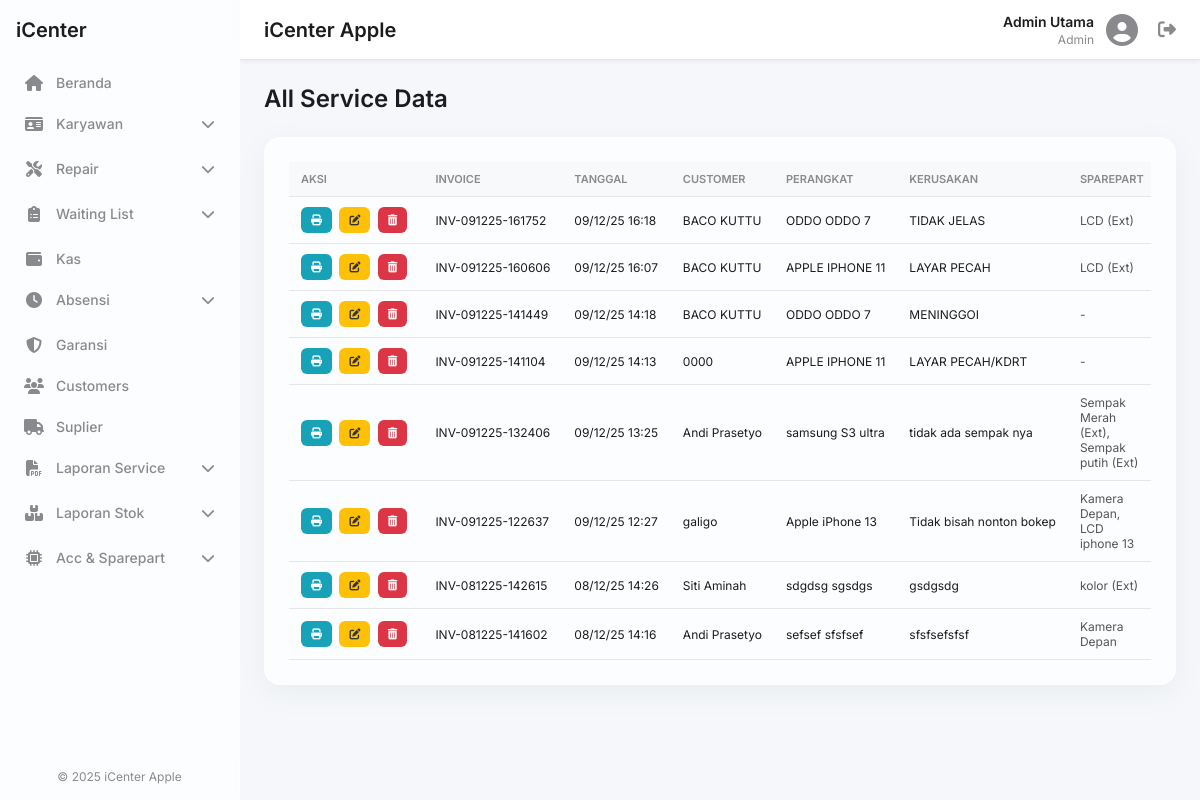
The app's page /all_data_service.php (signed in) with its own data.
### tables this page shows
CREATE TABLE `service` (
  `invoice` varchar(50) NOT NULL,
  `tanggal` datetime DEFAULT current_timestamp(),
  `kasir_id` int(11) DEFAULT NULL,
  `merek_hp` varchar(100) DEFAULT NULL,
  `tipe_hp` varchar(100) DEFAULT NULL,
  `imei_sn` varchar(100) DEFAULT NULL,
  `kerusakan` text DEFAULT NULL,
  `kelengkapan` text DEFAULT NULL,
  `teknisi_id` int(11) DEFAULT NULL,
  `customer_id` int(11) DEFAULT NULL,
  `garansi` enum('ya','tidak') DEFAULT 'tidak',
  `keterangan` text DEFAULT NULL,
  `durasi_garansi` varchar(50) DEFAULT NULL,
  `sub_total` decimal(12,2) DEFAULT 0.00,
  `voucher_id` int(11) DEFAULT NULL,
  `uang_muka` decimal(12,2) DEFAULT 0.00,
  `metode_pembayaran` enum('cash','credit') DEFAULT 'cash',
  `status_pembayaran` varchar(20) DEFAULT 'Belum Lunas',
  `status_service` varchar(50) DEFAULT 'Antrian',
  `total_bayar` decimal(12,2) DEFAULT 0.00
);

CREATE TABLE `customers` (
  `id` int(11) NOT NULL,
  `nama` varchar(100) NOT NULL,
  `alamat` text DEFAULT NULL,
  `kontak` varchar(20) NOT NULL,
  `created_at` timestamp NULL DEFAULT current_timestamp()
);

### all_data_service.php (the view, shortened to what this page needs)
<?php
require_once 'includes/header.php';
$service_data = [];
$sql = "SELECT
            s.*,
            c.nama as nama_customer,
            k.nama as nama_teknisi,
            u.nama as nama_kasir
        FROM service s
        LEFT JOIN customers c ON s.customer_id = c.id
        LEFT JOIN karyawan k ON s.teknisi_id = k.id
        LEFT JOIN users u ON s.kasir_id = u.id
        ORDER BY s.tanggal DESC";
$result = $conn->query($sql);
if ($result) {
    while ($row = $result->fetch_assoc()) {
        $invoice = $row['invoice'];
        $parts_summary = [];
        $sql_int = "SELECT ms.nama FROM sparepart_keluar sk JOIN master_sparepart ms ON sk.code_sparepart = ms.code_sparepart WHERE sk.invoice_service = '$invoice'";
        $res_int = $conn->query($sql_int);
        while($p = $res_int->fetch_assoc()) $parts_summary[] = $p['nama'];
        $sql_ext = "SELECT nama_sparepart FROM pembelian_sparepart_luar WHERE invoice_service = '$invoice'";
        $res_ext = $conn->query($sql_ext);
        while($p = $res_ext->fetch_assoc()) $parts_summary[] = $p['nama_sparepart'] . " (Ext)";
        $row['parts_desc'] = !empty($parts_summary) ? implode(", ", $parts_summary) : "-";
        $service_data[] = $row;
    }
}
?>
<h1 class="page-title">All Service Data</h1>
<div class="glass-effect data-table-container">
    <div class="table-wrapper">
        <table class="data-table">
            <thead>
                <tr>
                    <th style="width: 120px;">Aksi</th>
                    <th>Invoice</th>
                    <th>Tanggal</th>
                    <th>Customer</th>
                    <th>Perangkat</th>
                    <th>Kerusakan</th>
                    <th>Sparepart</th>
                </tr>
            </thead>
            <tbody>
                <?php if (empty($service_data)): ?>
                    <tr><td colspan="10" align="center">Belum ada data.</td></tr>
                <?php else: ?>
                    <?php foreach ($service_data as $data): ?>
                    <tr>
                        <td>
                            <button class="btn-action btn-view" onclick="showNota('<?php echo $data['invoice']; ?>')" title="Lihat Nota"><i class="fas fa-print"></i></button>
                            <button class="btn-action btn-edit" onclick="editService('<?php echo $data['invoice']; ?>')" title="Edit Data"><i class="fas fa-edit"></i></button>
                            <button class="btn-action btn-delete" onclick="deleteService('<?php echo $data['invoice']; ?>')" title="Hapus"><i class="fas fa-trash-alt"></i></button>
                        </td>
                        <td><?php echo $data['invoice']; ?></td>
                        <td><?php echo date('d/m/y H:i', strtotime($data['tanggal'])); ?></td>
                        <td><?php echo htmlspecialchars($data['nama_customer'] ?? '-'); ?></td>
                        <td><?php echo htmlspecialchars($data['merek_hp'] . ' ' . $data['tipe_hp']); ?></td>
                        <td><?php echo htmlspecialchars($data['kerusakan']); ?></td>
                        <td class="col-sparepart"><?php echo htmlspecialchars($data['parts_desc']); ?></td>
                    </tr>
                    <?php endforeach; ?>
                <?php endif; ?>
            </tbody>
        </table>
    </div>
</div>
<?php require_once 'includes/footer.php'; ?>

### assets/css/style.css (style rules this page uses)
:root { --bg-primary: #f5f7fa; --glass-bg: rgba(255, 255, 255, 0.7); --glass-border: rgba(255, 255, 255, 0.4); --shadow-color: rgba(149, 157, 165, 0.1); --text-primary: #1c1c1e; --text-secondary: #8a8a8e; --accent-primary: #007aff; --accent-success: #34c759; --accent-danger: #ff3b30; --accent-warning: #ff9500; --font-family: 'Inter', -apple-system, BlinkMacSystemFont, "Segoe UI", Roboto, Helvetica, Arial, sans-serif; --border-color: #e5e5ea; }
* { margin: 0; padding: 0; box-sizing: border-box; }
body { font-family: var(--font-family); background-color: var(--bg-primary); color: var(--text-primary); font-size: 14px; overflow-x: hidden; }
button { font-family: inherit; background: none; border: none; cursor: pointer; }
.glass-effect { background: var(--glass-bg); backdrop-filter: blur(15px); -webkit-backdrop-filter: blur(15px); border-radius: 16px; border: 1px solid var(--glass-border); box-shadow: 0 8px 24px 0 var(--shadow-color); }
.page-title { font-size: 24px; font-weight: 600; margin-bottom: 24px; color: var(--text-primary); }
.table-wrapper { overflow-x: auto; }

### all_data_service.php (style rules this page uses)
.data-table-container { padding: 24px; }
.data-table { width: 100%; border-collapse: collapse; font-size: 12px; }
.data-table th, .data-table td { padding: 10px 12px; text-align: left; border-bottom: 1px solid var(--border-color); white-space: nowrap; vertical-align: middle; }
.data-table thead th { background-color: #f8f9fa; color: var(--text-secondary); font-weight: 600; text-transform: uppercase; font-size: 11px; }
.col-sparepart { white-space: normal !important; max-width: 200px; color: #555; }
.btn-action { padding: 6px 10px; border-radius: 6px; font-size: 11px; margin-right: 4px; border: none; cursor: pointer; color: white; transition: transform 0.1s; }
.btn-view { background-color: #17a2b8; }
.btn-edit { background-color: #ffc107; color: #333; }
.btn-delete { background-color: #dc3545; }

### records on screen
service: invoice "INV-091225-161752", tanggal "09/12/25 16:18", customer.nama "BACO KUTTU", merek_hp+tipe_hp "ODDO ODDO 7", kerusakan "TIDAK JELAS", parts_desc "LCD (Ext)"
service: invoice "INV-091225-160606", tanggal "09/12/25 16:07", customer.nama "BACO KUTTU", merek_hp+tipe_hp "APPLE IPHONE 11", kerusakan "LAYAR PECAH", parts_desc "LCD (Ext)"
service: invoice "INV-091225-141449", tanggal "09/12/25 14:18", customer.nama "BACO KUTTU", merek_hp+tipe_hp "ODDO ODDO 7", kerusakan "MENINGGOI", parts_desc "-"
service: invoice "INV-091225-141104", tanggal "09/12/25 14:13", customer.nama "0000", merek_hp+tipe_hp "APPLE IPHONE 11", kerusakan "LAYAR PECAH/KDRT", parts_desc "-"
service: invoice "INV-091225-132406", tanggal "09/12/25 13:25", customer.nama "Andi Prasetyo", merek_hp+tipe_hp "samsung S3 ultra", kerusakan "tidak ada sempak nya", parts_desc "Sempak Merah (Ext), Sempak putih (Ext)"
service: invoice "INV-091225-122637", tanggal "09/12/25 12:27", customer.nama "galigo", merek_hp+tipe_hp "Apple iPhone 13", kerusakan "Tidak bisah nonton bokep", parts_desc "Kamera Depan, LCD iphone 13"
service: invoice "INV-081225-142615", tanggal "08/12/25 14:26", customer.nama "Siti Aminah", merek_hp+tipe_hp "sdgdsg sgsdgs", kerusakan "gsdgsdg", parts_desc "kolor (Ext)"
service: invoice "INV-081225-141602", tanggal "08/12/25 14:16", customer.nama "Andi Prasetyo", merek_hp+tipe_hp "sefsef sfsfsef", kerusakan "sfsfsefsfsf", parts_desc "Kamera Depan"

### other values on screen
$_SESSION['nama'] "Admin Utama"
$_SESSION['role'] "Admin"
